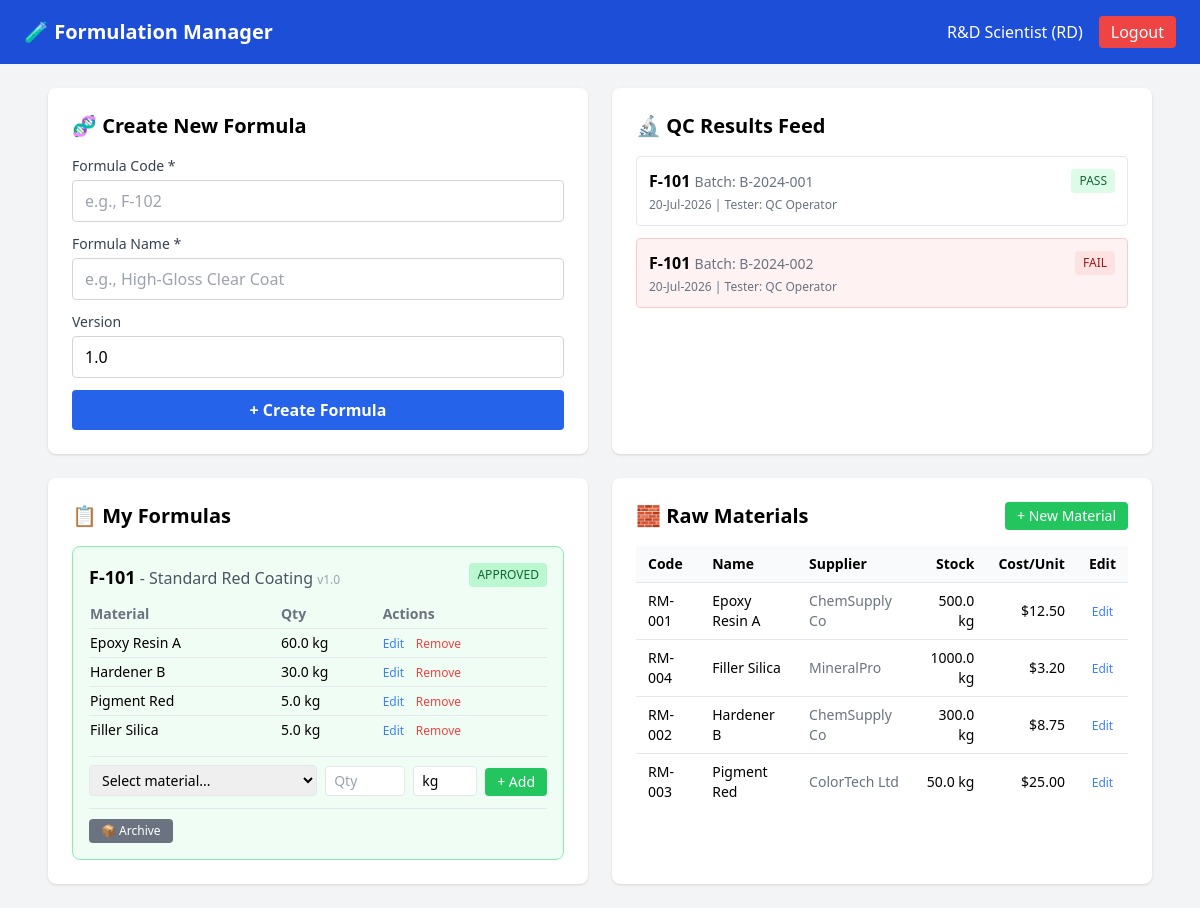
/dashboard (signed in), run on an earlier commit of the app's database.
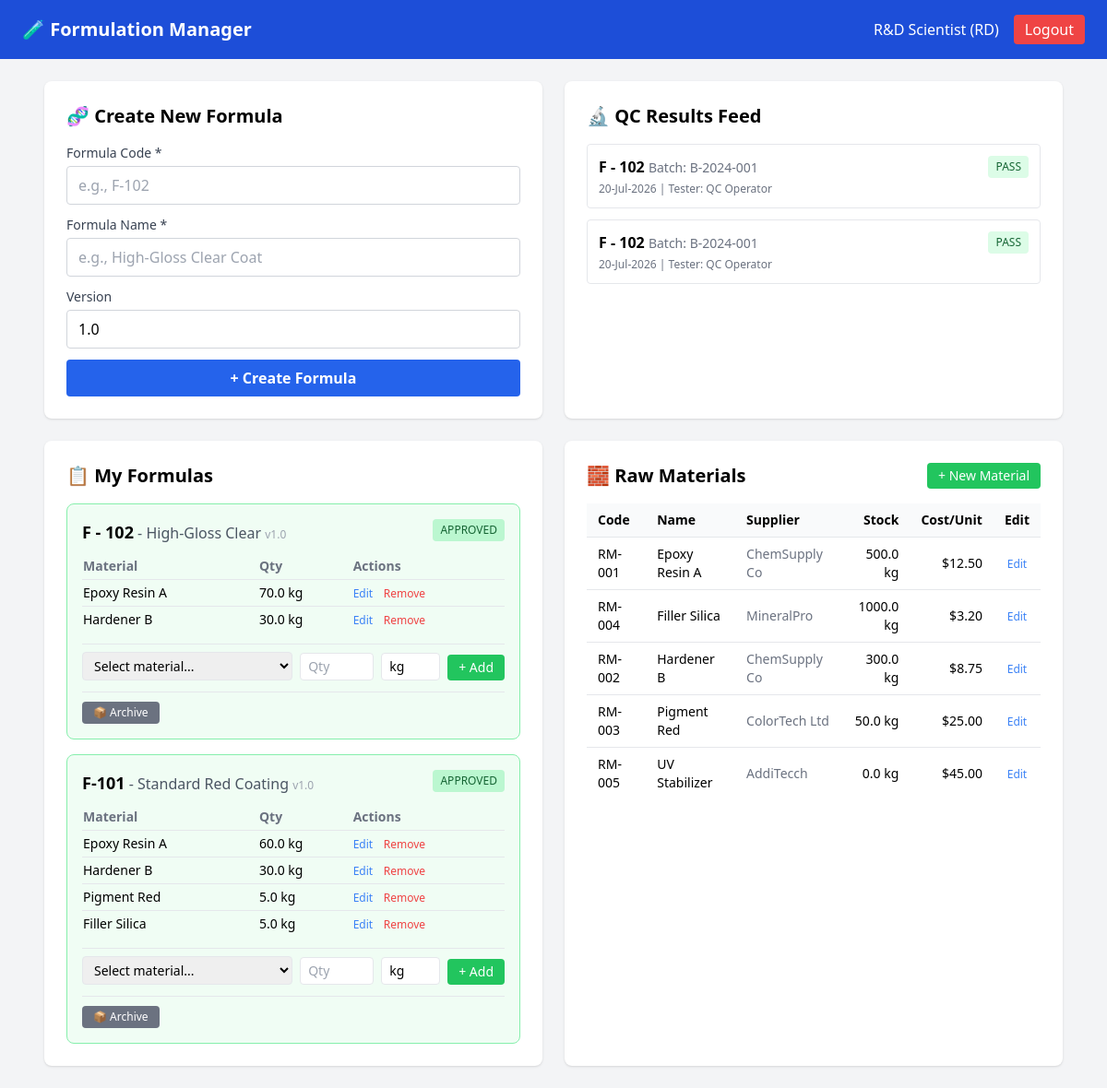
And on a later commit of the database.
### app.py (models this page shows)
class User(UserMixin, db.Model):
    id = db.Column(db.Integer, primary_key=True)
    username = db.Column(db.String(80), unique=True, nullable=False)
    password_hash = db.Column(db.String(200), nullable=False)
    role = db.Column(db.String(20), nullable=False)
    display_name = db.Column(db.String(100), nullable=False)

class QCTestResult(db.Model):
    id = db.Column(db.Integer, primary_key=True)
    formula_id = db.Column(db.Integer, db.ForeignKey('formula.id'), nullable=False)
    batch_number = db.Column(db.String(50), nullable=False)
    test_date = db.Column(db.DateTime, default=datetime.utcnow)
    tested_by = db.Column(db.String(80))
    parameters = db.Column(db.Text)  # JSON string: [{"name":"Viscosity","result":"1500","unit":"cP","spec":"1400-1600","pass":true}]
    status = db.Column(db.String(20), default='pending')  # pass, fail, pending
    notes = db.Column(db.Text)
    formula = db.relationship('Formula')

class Formula(db.Model):
    id = db.Column(db.Integer, primary_key=True)
    code = db.Column(db.String(20), unique=True, nullable=False)
    name = db.Column(db.String(200), nullable=False)
    version = db.Column(db.String(10), default='1.0')
    status = db.Column(db.String(20), default='draft')  # draft, approved, archived
    created_by = db.Column(db.String(80))
    created_at = db.Column(db.DateTime, default=datetime.utcnow)
    ingredients = db.relationship('FormulaIngredient', backref='formula', lazy=True)

class FormulaIngredient(db.Model):
    id = db.Column(db.Integer, primary_key=True)
    formula_id = db.Column(db.Integer, db.ForeignKey('formula.id'), nullable=False)
    raw_material_id = db.Column(db.Integer, db.ForeignKey('raw_material.id'), nullable=False)
    quantity = db.Column(db.Float, nullable=False)
    unit = db.Column(db.String(20), default='kg')
    material = db.relationship('RawMaterial')

class RawMaterial(db.Model):
    id = db.Column(db.Integer, primary_key=True)
    code = db.Column(db.String(20), unique=True, nullable=False)
    name = db.Column(db.String(100), nullable=False)
    supplier = db.Column(db.String(100))
    unit = db.Column(db.String(20), default='kg')
    cost_per_unit = db.Column(db.Float)
    stock_level = db.Column(db.Float, default=0)
    created_by = db.Column(db.String(80))
    created_at = db.Column(db.DateTime, default=datetime.utcnow)

### app.py (the view)
@app.route('/dashboard')
@login_required
def dashboard():
    role_templates = {
        'qc': 'dashboard_qc.html',
        'rd': 'dashboard_rd.html',
        'planner': 'dashboard_planner.html',
        'production': 'dashboard_production.html',
        'factory': 'dashboard_factory.html',
        'audit': 'dashboard_audit.html',
        'md': 'dashboard_md.html'
    }
    template = role_templates.get(current_user.role, 'login.html')
    if current_user.role == 'qc':
        formulas = Formula.query.filter_by(status='approved').all()
        recent_tests = QCTestResult.query.order_by(QCTestResult.test_date.desc()).limit(10).all()
        return render_template(template, formulas=formulas, recent_tests=recent_tests)
    elif current_user.role == 'rd':
        formulas = Formula.query.order_by(Formula.created_at.desc()).all()
        materials = RawMaterial.query.order_by(RawMaterial.name).all()
        qc_feed = QCTestResult.query.order_by(QCTestResult.test_date.desc()).limit(20).all()
        return render_template(template, formulas=formulas, materials=materials, qc_feed=qc_feed)
    elif current_user.role == 'planner':
        qc_batches = QCTestResult.query.order_by(QCTestResult.test_date.desc()).all()
        return render_template(template, qc_batches=qc_batches)
    return render_template(template)

### app.py (called while the page is built)
@login_manager.user_loader
def load_user(user_id):
    return User.query.get(int(user_id))

### templates/dashboard_rd.html (shortened to what this page needs)
{% extends "base.html" %}
{% block content %}
<div class="grid grid-cols-1 md:grid-cols-2 gap-6 mb-6">
    <div class="bg-white rounded-lg shadow p-6">
        <h2 class="text-xl font-bold mb-4">🧬 Create New Formula</h2>
        <form method="POST" action="{{ url_for('create_formula') }}">
            <div class="mb-3">
                <label class="block text-sm font-medium text-gray-700 mb-1">Formula Code *</label>
                <input type="text" name="code" required placeholder="e.g., F-102"
                       class="w-full px-3 py-2 border border-gray-300 rounded focus:outline-none focus:border-blue-500">
            </div>
            <div class="mb-3">
                <label class="block text-sm font-medium text-gray-700 mb-1">Formula Name *</label>
                <input type="text" name="name" required placeholder="e.g., High-Gloss Clear Coat"
                       class="w-full px-3 py-2 border border-gray-300 rounded focus:outline-none focus:border-blue-500">
            </div>
            <div class="mb-3">
                <label class="block text-sm font-medium text-gray-700 mb-1">Version</label>
                <input type="text" name="version" value="1.0"
                       class="w-full px-3 py-2 border border-gray-300 rounded focus:outline-none focus:border-blue-500">
            </div>
            <button type="submit" class="w-full bg-blue-600 text-white py-2 rounded hover:bg-blue-700 font-semibold">
                + Create Formula
            </button>
        </form>
    </div>
    <div class="bg-white rounded-lg shadow p-6">
        <h2 class="text-xl font-bold mb-4">🔬 QC Results Feed</h2>
        {% if qc_feed %}
        <div class="space-y-3 max-h-80 overflow-y-auto">
            {% for test in qc_feed %}
            <div class="border rounded p-3 {% if test.status == 'fail' %}border-red-200 bg-red-50{% else %}border-gray-200{% endif %}">
                <div class="flex justify-between items-start">
                    <div>
                        <span class="font-semibold">{{ test.formula.code if test.formula else 'N/A' }}</span>
                        <span class="text-gray-500 text-sm">Batch: {{ test.batch_number }}</span>
                    </div>
                    <span class="text-xs px-2 py-1 rounded font-medium
                        {% if test.status == 'pass' %}bg-green-100 text-green-800
                        {% elif test.status == 'fail' %}bg-red-100 text-red-800
                        {% else %}bg-yellow-100 text-yellow-800{% endif %}">
                        {{ test.status.upper() }}
                    </span>
                </div>
                <div class="text-xs text-gray-500 mt-1">
                    {{ test.test_date.strftime('%d-%b-%Y') if test.test_date else '' }} | Tester: {{ test.tested_by }}
                </div>
            </div>
            {% endfor %}
        </div>
        {% else %}
        <div class="text-center py-8 text-gray-400">
            <p class="text-4xl mb-2">📭</p>
            <p>No QC results yet</p>
        </div>
        {% endif %}
    </div>
</div>
<div class="grid grid-cols-1 md:grid-cols-2 gap-6">
    <div class="bg-white rounded-lg shadow p-6">
        <h2 class="text-xl font-bold mb-4">📋 My Formulas</h2>
        {% if formulas %}
        <div class="space-y-4">
            {% for formula in formulas %}
            <div class="border rounded-lg p-4 {% if formula.status == 'approved' %}border-green-300 bg-green-50{% elif formula.status == 'archived' %}border-gray-300 bg-gray-50{% else %}border-blue-200{% endif %}">
                <div class="flex justify-between items-start mb-3">
                    <div>
                        <span class="font-bold text-lg">{{ formula.code }}</span>
                        <span class="text-gray-600">- {{ formula.name }}</span>
                        <span class="text-xs text-gray-400">v{{ formula.version }}</span>
                    </div>
                    <span class="text-xs px-2 py-1 rounded font-medium
                        {% if formula.status == 'approved' %}bg-green-200 text-green-800
                        {% elif formula.status == 'archived' %}bg-gray-300 text-gray-600
                        {% else %}bg-blue-200 text-blue-800{% endif %}">
                        {{ formula.status.upper() }}
                    </span>
                </div>
                {% if formula.ingredients %}
                <table class="w-full text-sm mb-3">
                    <thead class="text-left text-gray-500">
                        <tr>
                            <th class="pb-1">Material</th>
                            <th class="pb-1">Qty</th>
                            <th class="pb-1">Actions</th>
                        </tr>
                    </thead>
                    <tbody>
                        {% for ing in formula.ingredients %}
                        <tr class="border-t">
                            <td class="py-1">{{ ing.material.name if ing.material else 'Unknown' }}</td>
                            <td class="py-1">{{ ing.quantity }} {{ ing.unit }}</td>
                            <td class="py-1">
                                <button onclick="document.getElementById('edit-ing-{{ ing.id }}').classList.toggle('hidden')"
                                        class="text-blue-500 text-xs hover:underline">Edit</button>
                                <form method="POST" action="{{ url_for('remove_ingredient', ingredient_id=ing.id) }}" class="inline">
                                    <button type="submit" class="text-red-500 text-xs hover:underline ml-2"
                                            onclick="return confirm('Remove this ingredient?')">Remove</button>
                                </form>
                            </td>
                        </tr>
                        {% endfor %}
                    </tbody>
                </table>
                {% else %}
                <p class="text-sm text-gray-400 mb-3">No ingredients added yet</p>
                {% endif %}
                <form method="POST" action="{{ url_for('add_ingredient') }}" class="flex gap-2 items-end mt-2 pt-2 border-t">
                    <div class="flex-1">
                        <select name="material_id" required class="w-full px-2 py-1 border rounded text-sm">
                            <option value="">Select material...</option>
                        </select>
                    </div>
                    <div>
                        <input type="number" step="0.01" name="quantity" placeholder="Qty" required
                               class="w-20 px-2 py-1 border rounded text-sm">
                    </div>
                    <div>
                        <input type="text" name="unit" value="kg"
                               class="w-16 px-2 py-1 border rounded text-sm">
                    </div>
                    <button type="submit" class="bg-green-500 text-white px-3 py-1 rounded text-sm">+ Add</button>
                </form>
                <div class="flex gap-2 mt-3 pt-2 border-t">
                    {% if formula.status == 'approved' %}
                    <form method="POST" action="{{ url_for('update_formula_status', formula_id=formula.id) }}" class="inline">
                        <button type="submit" class="bg-gray-500 text-white px-3 py-1 rounded text-xs">📦 Archive</button>
                    </form>
                    {% endif %}
                </div>
            </div>
            {% endfor %}
        </div>
        {% else %}
        <div class="text-center py-8 text-gray-400">
            <p class="text-4xl mb-2">🧪</p>
            <p>No formulas created yet</p>
        </div>
        {% endif %}
    </div>
    <div class="bg-white rounded-lg shadow p-6">
        <div class="flex justify-between items-center mb-4">
            <h2 class="text-xl font-bold">🧱 Raw Materials</h2>
            <button onclick="document.getElementById('newMaterialForm').classList.toggle('hidden')"
                    class="bg-green-500 text-white px-3 py-1 rounded text-sm hover:bg-green-600">
                + New Material
            </button>
        </div>
        {% if materials %}
        <div class="overflow-x-auto">
            <table class="w-full text-sm">
                <thead class="bg-gray-50">
                    <tr>
                        <th class="px-3 py-2 text-left">Code</th>
                        <th class="px-3 py-2 text-left">Name</th>
                        <th class="px-3 py-2 text-left">Supplier</th>
                        <th class="px-3 py-2 text-right">Stock</th>
                        <th class="px-3 py-2 text-right">Cost/Unit</th>
                        <th class="px-3 py-2">Edit</th>
                    </tr>
                </thead>
                <tbody>
                    {% for mat in materials %}
                    <tr class="border-t hover:bg-gray-50">
                        <td class="px-3 py-2 font-medium">{{ mat.code }}</td>
                        <td class="px-3 py-2">{{ mat.name }}</td>
                        <td class="px-3 py-2 text-gray-500">{{ mat.supplier or '-' }}</td>
                        <td class="px-3 py-2 text-right">{{ mat.stock_level }} {{ mat.unit }}</td>
                        <td class="px-3 py-2 text-right">${{ "%.2f"|format(mat.cost_per_unit|float) if mat.cost_per_unit else '0.00' }}</td>
                        <td class="px-3 py-2 text-center">
                            <button onclick="document.getElementById('edit-mat-{{ mat.id }}').classList.toggle('hidden')"
                                    class="text-blue-500 text-xs hover:underline">Edit</button>
                        </td>
                    </tr>
                    {% endfor %}
                </tbody>
            </table>
        </div>
        {% else %}
        <p class="text-gray-400 text-center py-8">No materials created yet</p>
        {% endif %}
    </div>
</div>
{% endblock %}

### templates/base.html (shortened to what this page needs)
<!DOCTYPE html>
<html lang="en">
<head>
    <script src="https://cdn.tailwindcss.com"></script>
</head>
<body class="bg-gray-100 min-h-screen">
    {% if current_user.is_authenticated %}
    <nav class="bg-blue-700 text-white p-4">
        <div class="max-w-6xl mx-auto flex justify-between items-center">
            <span class="font-bold text-xl">🧪 Formulation Manager</span>
            <div class="flex items-center gap-4">
                <span>{{ current_user.display_name }} ({{ current_user.role.upper() }})</span>
                <a href="{{ url_for('logout') }}" class="bg-red-500 px-3 py-1 rounded hover:bg-red-600">Logout</a>
            </div>
        </div>
    </nav>
    {% endif %}
    <main class="max-w-6xl mx-auto p-6">
        {% block content %}{% endblock %}
    </main>
</body>
</html>

What changed in the data, as far as the page shows it:
changed QCTestResult (number 1 of 2 on the later page): formula "F-101" → "F - 102"
changed QCTestResult (number 2 of 2 on the later page): formula "F-101" → "F - 102"; batch_number "B-2024-002" → "B-2024-001"; status "FAIL" → "PASS"
added Formula: code "F - 102", name "High-Gloss Clear", version "1.0", status "APPROVED"
added FormulaIngredient: material "Epoxy Resin A", quantity "70.0", unit "kg", shown under "F - 102"
added FormulaIngredient: material "Hardener B", quantity "30.0", unit "kg", shown under "F - 102"
added RawMaterial: code "RM-005", name "UV Stabilizer", supplier "AddiTecch", stock_level "0.0", unit "kg", cost_per_unit "45.00"
